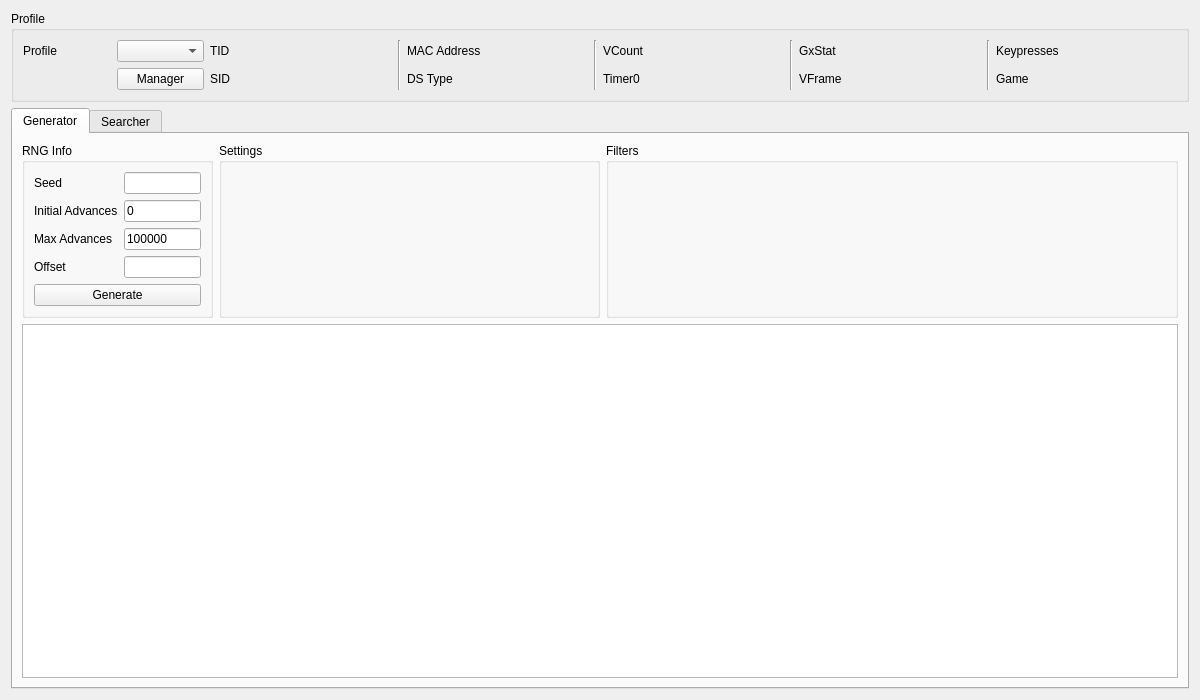
<?xml version="1.0" encoding="UTF-8"?>
<ui version="4.0">
 <class>Eggs5</class>
 <widget class="QWidget" name="Eggs5">
  <property name="geometry">
   <rect>
    <x>0</x>
    <y>0</y>
    <width>1200</width>
    <height>700</height>
   </rect>
  </property>
  <property name="windowTitle">
   <string>Gen 5 Eggs</string>
  </property>
  <layout class="QGridLayout" name="gridLayout_7">
   <item row="0" column="0">
    <widget class="QGroupBox" name="groupBoxProfile">
     <property name="title">
      <string>Profile</string>
     </property>
     <layout class="QGridLayout" name="gridLayout_5">
      <item row="0" column="0">
       <widget class="QLabel" name="labelProfile">
        <property name="text">
         <string>Profile</string>
        </property>
       </widget>
      </item>
      <item row="0" column="1">
       <widget class="QComboBox" name="comboBoxProfiles"/>
      </item>
      <item row="1" column="1">
       <widget class="QPushButton" name="pushButtonProfileManager">
        <property name="text">
         <string>Manager</string>
        </property>
       </widget>
      </item>
      <item row="0" column="2">
       <widget class="QLabel" name="labelProfileTID">
        <property name="text">
         <string>TID</string>
        </property>
       </widget>
      </item>
      <item row="0" column="3">
       <widget class="QLabel" name="labelProfileTIDValue"/>
      </item>
      <item row="1" column="2">
       <widget class="QLabel" name="labelProfileSID">
        <property name="text">
         <string>SID</string>
        </property>
       </widget>
      </item>
      <item row="1" column="3">
       <widget class="QLabel" name="labelProfileSIDValue"/>
      </item>
      <item row="0" column="4" rowspan="2">
       <widget class="Line" name="line_4">
        <property name="orientation">
         <enum>Qt::Orientation::Vertical</enum>
        </property>
       </widget>
      </item>
      <item row="0" column="5">
       <widget class="QLabel" name="labelProfileMACAddress">
        <property name="text">
         <string>MAC Address</string>
        </property>
       </widget>
      </item>
      <item row="0" column="6">
       <widget class="QLabel" name="labelProfileMACAddressValue"/>
      </item>
      <item row="1" column="5">
       <widget class="QLabel" name="labelProfileDSType">
        <property name="text">
         <string>DS Type</string>
        </property>
       </widget>
      </item>
      <item row="1" column="6">
       <widget class="QLabel" name="labelProfileDSTypeValue"/>
      </item>
      <item row="0" column="7" rowspan="2">
       <widget class="Line" name="line_3">
        <property name="orientation">
         <enum>Qt::Orientation::Vertical</enum>
        </property>
       </widget>
      </item>
      <item row="0" column="8">
       <widget class="QLabel" name="labelProfileVCount">
        <property name="text">
         <string>VCount</string>
        </property>
       </widget>
      </item>
      <item row="0" column="9">
       <widget class="QLabel" name="labelProfileVCountValue"/>
      </item>
      <item row="1" column="8">
       <widget class="QLabel" name="labelProfileTimer0">
        <property name="text">
         <string>Timer0</string>
        </property>
       </widget>
      </item>
      <item row="1" column="9">
       <widget class="QLabel" name="labelProfileTimer0Value"/>
      </item>
      <item row="0" column="10" rowspan="2">
       <widget class="Line" name="line_2">
        <property name="orientation">
         <enum>Qt::Orientation::Vertical</enum>
        </property>
       </widget>
      </item>
      <item row="0" column="11">
       <widget class="QLabel" name="labelProfileGxStat">
        <property name="text">
         <string>GxStat</string>
        </property>
       </widget>
      </item>
      <item row="0" column="12">
       <widget class="QLabel" name="labelProfileGxStatValue"/>
      </item>
      <item row="1" column="11">
       <widget class="QLabel" name="labelProfileVFrame">
        <property name="text">
         <string>VFrame</string>
        </property>
       </widget>
      </item>
      <item row="1" column="12">
       <widget class="QLabel" name="labelProfileVFrameValue"/>
      </item>
      <item row="0" column="13" rowspan="2">
       <widget class="Line" name="line">
        <property name="orientation">
         <enum>Qt::Orientation::Vertical</enum>
        </property>
       </widget>
      </item>
      <item row="0" column="14">
       <widget class="QLabel" name="labelProfileKeypresses">
        <property name="text">
         <string>Keypresses</string>
        </property>
       </widget>
      </item>
      <item row="0" column="15">
       <widget class="QLabel" name="labelProfileKeypressesValue"/>
      </item>
      <item row="1" column="14">
       <widget class="QLabel" name="labelProfileGame">
        <property name="text">
         <string>Game</string>
        </property>
       </widget>
      </item>
      <item row="1" column="15">
       <widget class="QLabel" name="labelProfileGameValue"/>
      </item>
     </layout>
    </widget>
   </item>
   <item row="1" column="0">
    <widget class="RNGTabWidget" name="tabRNGSelector">
     <widget class="QWidget" name="tabGenerator">
      <attribute name="title">
       <string>Generator</string>
      </attribute>
      <layout class="QGridLayout" name="gridLayout_12">
       <item row="0" column="0">
        <widget class="QGroupBox" name="groupBoxGeneratorRNGInfo">
         <property name="sizePolicy">
          <sizepolicy hsizetype="Preferred" vsizetype="Preferred">
           <horstretch>1</horstretch>
           <verstretch>0</verstretch>
          </sizepolicy>
         </property>
         <property name="title">
          <string>RNG Info</string>
         </property>
         <layout class="QGridLayout" name="gridLayout_6">
          <item row="0" column="0">
           <widget class="QLabel" name="labelGeneratorSeed">
            <property name="text">
             <string>Seed</string>
            </property>
           </widget>
          </item>
          <item row="0" column="1">
           <widget class="TextBox" name="textBoxGeneratorSeed"/>
          </item>
          <item row="1" column="0">
           <widget class="QLabel" name="labelGeneratorInitialAdvances">
            <property name="text">
             <string>Initial Advances</string>
            </property>
           </widget>
          </item>
          <item row="1" column="1">
           <widget class="TextBox" name="textBoxGeneratorInitialAdvances">
            <property name="text">
             <string notr="true">0</string>
            </property>
           </widget>
          </item>
          <item row="2" column="0">
           <widget class="QLabel" name="labelGeneratorMaxAdvances">
            <property name="text">
             <string>Max Advances</string>
            </property>
           </widget>
          </item>
          <item row="2" column="1">
           <widget class="TextBox" name="textBoxGeneratorMaxAdvances">
            <property name="text">
             <string notr="true">100000</string>
            </property>
           </widget>
          </item>
          <item row="3" column="0">
           <widget class="QLabel" name="labelGeneratorOffset">
            <property name="text">
             <string>Offset</string>
            </property>
           </widget>
          </item>
          <item row="3" column="1">
           <widget class="TextBox" name="textBoxGeneratorOffset"/>
          </item>
          <item row="4" column="0" colspan="2">
           <widget class="QPushButton" name="pushButtonGenerate">
            <property name="text">
             <string>Generate</string>
            </property>
           </widget>
          </item>
         </layout>
        </widget>
       </item>
       <item row="0" column="1">
        <widget class="QGroupBox" name="groupBoxGeneratorSettings">
         <property name="sizePolicy">
          <sizepolicy hsizetype="Preferred" vsizetype="Preferred">
           <horstretch>2</horstretch>
           <verstretch>0</verstretch>
          </sizepolicy>
         </property>
         <property name="title">
          <string>Settings</string>
         </property>
         <layout class="QGridLayout" name="gridLayout_11">
          <item row="0" column="0">
           <widget class="EggSettings" name="eggSettingsGenerator" native="true"/>
          </item>
         </layout>
        </widget>
       </item>
       <item row="0" column="2">
        <widget class="QGroupBox" name="groupBoxGeneratorFilters">
         <property name="sizePolicy">
          <sizepolicy hsizetype="Preferred" vsizetype="Preferred">
           <horstretch>3</horstretch>
           <verstretch>0</verstretch>
          </sizepolicy>
         </property>
         <property name="title">
          <string>Filters</string>
         </property>
         <layout class="QGridLayout" name="gridLayout">
          <item row="0" column="0" rowspan="2">
           <widget class="Filter" name="filterGenerator" native="true"/>
          </item>
         </layout>
        </widget>
       </item>
       <item row="1" column="0" colspan="3">
        <widget class="TableView" name="tableViewGenerator"/>
       </item>
      </layout>
     </widget>
     <widget class="QWidget" name="tabSearcher">
      <attribute name="title">
       <string>Searcher</string>
      </attribute>
      <layout class="QGridLayout" name="gridLayout_3">
       <item row="0" column="0">
        <widget class="QGroupBox" name="groupBoxSearcherRNGInfo">
         <property name="sizePolicy">
          <sizepolicy hsizetype="Preferred" vsizetype="Preferred">
           <horstretch>1</horstretch>
           <verstretch>0</verstretch>
          </sizepolicy>
         </property>
         <property name="title">
          <string>RNG Info</string>
         </property>
         <layout class="QGridLayout" name="gridLayout_2">
          <item row="0" column="0">
           <widget class="QLabel" name="labelSearcherInitialAdvances">
            <property name="text">
             <string>Initial Advances</string>
            </property>
           </widget>
          </item>
          <item row="0" column="1">
           <widget class="TextBox" name="textBoxSearcherInitialAdvances">
            <property name="text">
             <string notr="true">0</string>
            </property>
           </widget>
          </item>
          <item row="1" column="0">
           <widget class="QLabel" name="labelSearcherMaxAdvances">
            <property name="text">
             <string>Max Advances</string>
            </property>
           </widget>
          </item>
          <item row="1" column="1">
           <widget class="TextBox" name="textBoxSearcherMaxAdvances">
            <property name="text">
             <string notr="true">100</string>
            </property>
           </widget>
          </item>
          <item row="2" column="0">
           <widget class="QLabel" name="labelSearcherStartDate">
            <property name="text">
             <string>Start Date</string>
            </property>
           </widget>
          </item>
          <item row="2" column="1">
           <widget class="DateEdit" name="dateEditSearcherStartDate"/>
          </item>
          <item row="3" column="0">
           <widget class="QLabel" name="labelSearcherEndDate">
            <property name="text">
             <string>End Date</string>
            </property>
           </widget>
          </item>
          <item row="3" column="1">
           <widget class="DateEdit" name="dateEditSearcherEndDate"/>
          </item>
          <item row="4" column="0" colspan="2">
           <layout class="QHBoxLayout" name="horizontalLayout">
            <item>
             <widget class="QPushButton" name="pushButtonSearch">
              <property name="text">
               <string>Search</string>
              </property>
             </widget>
            </item>
            <item>
             <widget class="QPushButton" name="pushButtonCancel">
              <property name="enabled">
               <bool>false</bool>
              </property>
              <property name="text">
               <string>Cancel</string>
              </property>
             </widget>
            </item>
           </layout>
          </item>
         </layout>
        </widget>
       </item>
       <item row="0" column="1">
        <widget class="QGroupBox" name="groupBoxSearcherSettings">
         <property name="sizePolicy">
          <sizepolicy hsizetype="Preferred" vsizetype="Preferred">
           <horstretch>2</horstretch>
           <verstretch>0</verstretch>
          </sizepolicy>
         </property>
         <property name="title">
          <string>Settings</string>
         </property>
         <layout class="QGridLayout" name="gridLayout_13">
          <item row="0" column="0">
           <widget class="EggSettings" name="eggSettingsSearcher" native="true"/>
          </item>
         </layout>
        </widget>
       </item>
       <item row="0" column="2">
        <widget class="QGroupBox" name="groupBoxSearcherFilters">
         <property name="sizePolicy">
          <sizepolicy hsizetype="Preferred" vsizetype="Preferred">
           <horstretch>3</horstretch>
           <verstretch>0</verstretch>
          </sizepolicy>
         </property>
         <property name="title">
          <string>Filters</string>
         </property>
         <layout class="QGridLayout" name="gridLayout_4">
          <item row="0" column="0" rowspan="2">
           <widget class="Filter" name="filterSearcher" native="true"/>
          </item>
         </layout>
        </widget>
       </item>
       <item row="1" column="0" colspan="3">
        <widget class="QProgressBar" name="progressBar"/>
       </item>
       <item row="2" column="0" colspan="3">
        <widget class="TableView" name="tableViewSearcher">
         <property name="sortingEnabled">
          <bool>true</bool>
         </property>
        </widget>
       </item>
      </layout>
     </widget>
    </widget>
   </item>
  </layout>
 </widget>
 <customwidgets>
  <customwidget>
   <class>TextBox</class>
   <extends>QLineEdit</extends>
   <header>Form/Controls/TextBox.hpp</header>
  </customwidget>
  <customwidget>
   <class>TableView</class>
   <extends>QTableView</extends>
   <header>Form/Controls/TableView.hpp</header>
  </customwidget>
  <customwidget>
   <class>Filter</class>
   <extends>QWidget</extends>
   <header>Form/Controls/Filter.hpp</header>
   <container>1</container>
  </customwidget>
  <customwidget>
   <class>RNGTabWidget</class>
   <extends>QTabWidget</extends>
   <header>Form/Controls/RNGTabWidget.hpp</header>
   <container>1</container>
  </customwidget>
  <customwidget>
   <class>EggSettings</class>
   <extends>QWidget</extends>
   <header>Form/Controls/EggSettings.hpp</header>
   <container>1</container>
  </customwidget>
  <customwidget>
   <class>DateEdit</class>
   <extends>QDateEdit</extends>
   <header>Form/Controls/DateEdit.hpp</header>
  </customwidget>
 </customwidgets>
 <tabstops>
  <tabstop>comboBoxProfiles</tabstop>
  <tabstop>pushButtonProfileManager</tabstop>
  <tabstop>tabRNGSelector</tabstop>
  <tabstop>textBoxGeneratorSeed</tabstop>
  <tabstop>textBoxGeneratorInitialAdvances</tabstop>
  <tabstop>textBoxGeneratorMaxAdvances</tabstop>
  <tabstop>textBoxGeneratorOffset</tabstop>
  <tabstop>pushButtonGenerate</tabstop>
  <tabstop>tableViewGenerator</tabstop>
  <tabstop>textBoxSearcherMaxAdvances</tabstop>
  <tabstop>dateEditSearcherStartDate</tabstop>
  <tabstop>dateEditSearcherEndDate</tabstop>
  <tabstop>pushButtonSearch</tabstop>
  <tabstop>pushButtonCancel</tabstop>
  <tabstop>tableViewSearcher</tabstop>
 </tabstops>
 <resources/>
 <connections/>
</ui>
